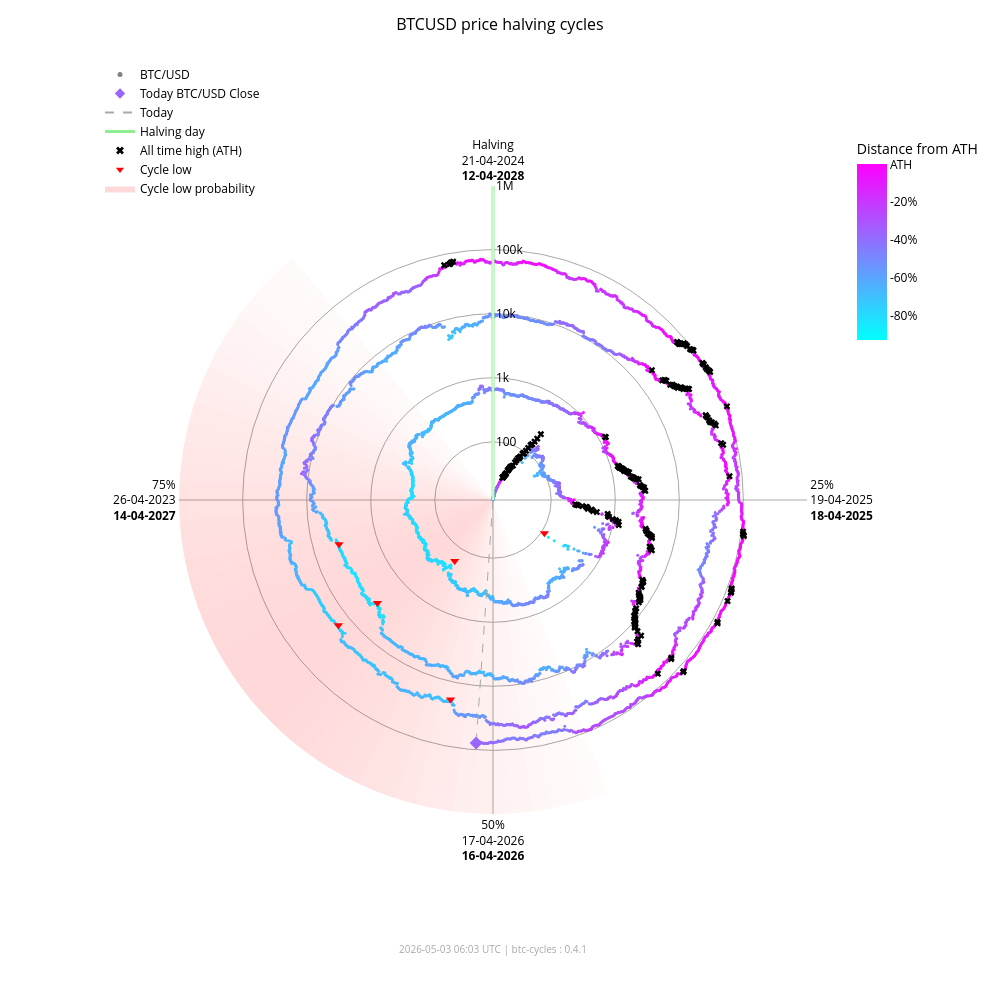

The notebook cell this image was saved under:
### Markdown cell above
### Interactive chart (plotly)

### Code cell
fig_interactive = btc.plot(
    kind="interactive",
    from_date="2012-11-28",
)
# plotly config for interactivity
config = {"scrollZoom": True, "displayModeBar": True}
# display in notebook
fig_interactive.show(config=config)

### Figure 1 — Plotly figure (JSON) as saved in the notebook; plotly's stock layout.template omitted (floating-point values rounded to 4 significant figures; data arrays with more than 128 entries replaced by an {"elided": "..."} marker saying what was removed)
{"data": [{"fill": "toself", "fillcolor": "rgba(255,0,0,0.017168280509461755)", "hoverinfo": "skip", "line": {"width": 0}, "mode": "lines", "r": [12.35, 1000000, 1000000, 12.35, 12.35], "showlegend": false, "theta": [158.4, 158.4, 162.0, 162.0, 158.4], "type": "scatterpolar"}, {"fill": "toself", "fillcolor": "rgba(255,0,0,0.022114794501891175)", "hoverinfo": "skip", "line": {"width": 0}, "mode": "lines", "r": [12.35, 1000000, 1000000, 12.35, 12.35], "showlegend": false, "theta": [162.0, 162.0, 165.6, 165.6, 162.0], "type": "scatterpolar"}, {"fill": "toself", "fillcolor": "rgba(255,0,0,0.02790404259511669)", "hoverinfo": "skip", "line": {"width": 0}, "mode": "lines", "r": [12.35, 1000000, 1000000, 12.35, 12.35], "showlegend": false, "theta": [165.6, 165.6, 169.2, 169.2, 165.6], "type": "scatterpolar"}, {"fill": "toself", "fillcolor": "rgba(255,0,0,0.034518294852420334)", "hoverinfo": "skip", "line": {"width": 0}, "mode": "lines", "r": [12.35, 1000000, 1000000, 12.35, 12.35], "showlegend": false, "theta": [169.2, 169.2, 172.8, 172.8, 169.2], "type": "scatterpolar"}, {"fill": "toself", "fillcolor": "rgba(255,0,0,0.041901979682821514)", "hoverinfo": "skip", "line": {"width": 0}, "mode": "lines", "r": [12.35, 1000000, 1000000, 12.35, 12.35], "showlegend": false, "theta": [172.8, 172.8, 176.4, 176.4, 172.8], "type": "scatterpolar"}, {"fill": "toself", "fillcolor": "rgba(255,0,0,0.04996405861294358)", "hoverinfo": "skip", "line": {"width": 0}, "mode": "lines", "r": [12.35, 1000000, 1000000, 12.35, 12.35], "showlegend": false, "theta": [176.4, 176.4, 180.0, 180.0, 176.4], "type": "scatterpolar"}, {"fill": "toself", "fillcolor": "rgba(255,0,0,0.05858349692240514)", "hoverinfo": "skip", "line": {"width": 0}, "mode": "lines", "r": [12.35, 1000000, 1000000, 12.35, 12.35], "showlegend": false, "theta": [180.0, 180.0, 183.6, 183.6, 180.0], "type": "scatterpolar"}, {"fill": "toself", "fillcolor": "rgba(255,0,0,0.06761662035375064)", "hoverinfo": "skip", "line": {"width": 0}, "mode": "lines", "r": [12.35, 1000000, 1000000, 12.35, 12.35], "showlegend": false, "theta": [183.6, 183.6, 187.2, 187.2, 183.6], "type": "scatterpolar"}, {"fill": "toself", "fillcolor": "rgba(255,0,0,0.07690481219944661)", "hoverinfo": "skip", "line": {"width": 0}, "mode": "lines", "r": [12.35, 1000000, 1000000, 12.35, 12.35], "showlegend": false, "theta": [187.2, 187.2, 190.8, 190.8, 187.2], "type": "scatterpolar"}, {"fill": "toself", "fillcolor": "rgba(255,0,0,0.08628112000611096)", "hoverinfo": "skip", "line": {"width": 0}, "mode": "lines", "r": [12.35, 1000000, 1000000, 12.35, 12.35], "showlegend": false, "theta": [190.8, 190.8, 194.4, 194.4, 190.8], "type": "scatterpolar"}, {"fill": "toself", "fillcolor": "rgba(255,0,0,0.09557490841018089)", "hoverinfo": "skip", "line": {"width": 0}, "mode": "lines", "r": [12.35, 1000000, 1000000, 12.35, 12.35], "showlegend": false, "theta": [194.4, 194.4, 198.0, 198.0, 194.4], "type": "scatterpolar"}, {"fill": "toself", "fillcolor": "rgba(255,0,0,0.10461455782963762)", "hoverinfo": "skip", "line": {"width": 0}, "mode": "lines", "r": [12.35, 1000000, 1000000, 12.35, 12.35], "showlegend": false, "theta": [198.0, 198.0, 201.6, 201.6, 198.0], "type": "scatterpolar"}, {"fill": "toself", "fillcolor": "rgba(255,0,0,0.11322908719652829)", "hoverinfo": "skip", "line": {"width": 0}, "mode": "lines", "r": [12.35, 1000000, 1000000, 12.35, 12.35], "showlegend": false, "theta": [201.6, 201.6, 205.2, 205.2, 201.6], "type": "scatterpolar"}, {"fill": "toself", "fillcolor": "rgba(255,0,0,0.12125015337052986)", "hoverinfo": "skip", "line": {"width": 0}, "mode": "lines", "r": [12.35, 1000000, 1000000, 12.35, 12.35], "showlegend": false, "theta": [205.2, 205.2, 208.8, 208.8, 205.2], "type": "scatterpolar"}, {"fill": "toself", "fillcolor": "rgba(255,0,0,0.12851590515331976)", "hoverinfo": "skip", "line": {"width": 0}, "mode": "lines", "r": [12.35, 1000000, 1000000, 12.35, 12.35], "showlegend": false, "theta": [208.8, 208.8, 212.4, 212.4, 208.8], "type": "scatterpolar"}, {"fill": "toself", "fillcolor": "rgba(255,0,0,0.13487757461161184)", "hoverinfo": "skip", "line": {"width": 0}, "mode": "lines", "r": [12.35, 1000000, 1000000, 12.35, 12.35], "showlegend": false, "theta": [212.4, 212.4, 216.0, 216.0, 212.4], "type": "scatterpolar"}, {"fill": "toself", "fillcolor": "rgba(255,0,0,0.14020862181849592)", "hoverinfo": "skip", "line": {"width": 0}, "mode": "lines", "r": [12.35, 1000000, 1000000, 12.35, 12.35], "showlegend": false, "theta": [216.0, 216.0, 219.6, 219.6, 216.0], "type": "scatterpolar"}, {"fill": "toself", "fillcolor": "rgba(255,0,0,0.14441504950654527)", "hoverinfo": "skip", "line": {"width": 0}, "mode": "lines", "r": [12.35, 1000000, 1000000, 12.35, 12.35], "showlegend": false, "theta": [219.6, 219.6, 223.2, 223.2, 219.6], "type": "scatterpolar"}, {"fill": "toself", "fillcolor": "rgba(255,0,0,0.14744459351271713)", "hoverinfo": "skip", "line": {"width": 0}, "mode": "lines", "r": [12.35, 1000000, 1000000, 12.35, 12.35], "showlegend": false, "theta": [223.2, 223.2, 226.8, 226.8, 223.2], "type": "scatterpolar"}, {"fill": "toself", "fillcolor": "rgba(255,0,0,0.14929223192296423)", "hoverinfo": "skip", "line": {"width": 0}, "mode": "lines", "r": [12.35, 1000000, 1000000, 12.35, 12.35], "showlegend": false, "theta": [226.8, 226.8, 230.4, 230.4, 226.8], "type": "scatterpolar"}, {"fill": "toself", "fillcolor": "rgba(255,0,0,0.15)", "hoverinfo": "skip", "line": {"width": 0}, "mode": "lines", "r": [12.35, 1000000, 1000000, 12.35, 12.35], "showlegend": false, "theta": [230.4, 230.4, 234.0, 234.0, 230.4], "type": "scatterpolar"}, {"fill": "toself", "fillcolor": "rgba(255,0,0,0.14965033825231114)", "hoverinfo": "skip", "line": {"width": 0}, "mode": "lines", "r": [12.35, 1000000, 1000000, 12.35, 12.35], "showlegend": false, "theta": [234.0, 234.0, 237.6, 237.6, 234.0], "type": "scatterpolar"}, {"fill": "toself", "fillcolor": "rgba(255,0,0,0.14835378057909807)", "hoverinfo": "skip", "line": {"width": 0}, "mode": "lines", "r": [12.35, 1000000, 1000000, 12.35, 12.35], "showlegend": false, "theta": [237.6, 237.6, 241.2, 241.2, 237.6], "type": "scatterpolar"}, {"fill": "toself", "fillcolor": "rgba(255,0,0,0.14623322283554635)", "hoverinfo": "skip", "line": {"width": 0}, "mode": "lines", "r": [12.35, 1000000, 1000000, 12.35, 12.35], "showlegend": false, "theta": [241.2, 241.2, 244.8, 244.8, 241.2], "type": "scatterpolar"}, {"fill": "toself", "fillcolor": "rgba(255,0,0,0.1434078538226231)", "hoverinfo": "skip", "line": {"width": 0}, "mode": "lines", "r": [12.35, 1000000, 1000000, 12.35, 12.35], "showlegend": false, "theta": [244.8, 244.8, 248.4, 248.4, 244.8], "type": "scatterpolar"}, {"fill": "toself", "fillcolor": "rgba(255,0,0,0.13997983179373427)", "hoverinfo": "skip", "line": {"width": 0}, "mode": "lines", "r": [12.35, 1000000, 1000000, 12.35, 12.35], "showlegend": false, "theta": [248.4, 248.4, 252.0, 252.0, 248.4], "type": "scatterpolar"}, {"fill": "toself", "fillcolor": "rgba(255,0,0,0.13602598258454268)", "hoverinfo": "skip", "line": {"width": 0}, "mode": "lines", "r": [12.35, 1000000, 1000000, 12.35, 12.35], "showlegend": false, "theta": [252.0, 252.0, 255.6, 255.6, 252.0], "type": "scatterpolar"}, {"fill": "toself", "fillcolor": "rgba(255,0,0,0.13159547355344953)", "hoverinfo": "skip", "line": {"width": 0}, "mode": "lines", "r": [12.35, 1000000, 1000000, 12.35, 12.35], "showlegend": false, "theta": [255.6, 255.6, 259.2, 259.2, 255.6], "type": "scatterpolar"}, {"fill": "toself", "fillcolor": "rgba(255,0,0,0.12671301775492697)", "hoverinfo": "skip", "line": {"width": 0}, "mode": "lines", "r": [12.35, 1000000, 1000000, 12.35, 12.35], "showlegend": false, "theta": [259.2, 259.2, 262.8, 262.8, 259.2], "type": "scatterpolar"}, {"fill": "toself", "fillcolor": "rgba(255,0,0,0.12138610149219965)", "hoverinfo": "skip", "line": {"width": 0}, "mode": "lines", "r": [12.35, 1000000, 1000000, 12.35, 12.35], "showlegend": false, "theta": [262.8, 262.8, 266.4, 266.4, 262.8], "type": "scatterpolar"}, {"fill": "toself", "fillcolor": "rgba(255,0,0,0.1156142551644921)", "hoverinfo": "skip", "line": {"width": 0}, "mode": "lines", "r": [12.35, 1000000, 1000000, 12.35, 12.35], "showlegend": false, "theta": [266.4, 266.4, 270.0, 270.0, 266.4], "type": "scatterpolar"}, {"fill": "toself", "fillcolor": "rgba(255,0,0,0.10939851441251548)", "hoverinfo": "skip", "line": {"width": 0}, "mode": "lines", "r": [12.35, 1000000, 1000000, 12.35, 12.35], "showlegend": false, "theta": [270.0, 270.0, 273.6, 273.6, 270.0], "type": "scatterpolar"}, {"fill": "toself", "fillcolor": "rgba(255,0,0,0.10274974912946185)", "hoverinfo": "skip", "line": {"width": 0}, "mode": "lines", "r": [12.35, 1000000, 1000000, 12.35, 12.35], "showlegend": false, "theta": [273.6, 273.6, 277.2, 277.2, 273.6], "type": "scatterpolar"}, {"fill": "toself", "fillcolor": "rgba(255,0,0,0.09569517349791425)", "hoverinfo": "skip", "line": {"width": 0}, "mode": "lines", "r": [12.35, 1000000, 1000000, 12.35, 12.35], "showlegend": false, "theta": [277.2, 277.2, 280.8, 280.8, 277.2], "type": "scatterpolar"}, {"fill": "toself", "fillcolor": "rgba(255,0,0,0.08828282625646727)", "hoverinfo": "skip", "line": {"width": 0}, "mode": "lines", "r": [12.35, 1000000, 1000000, 12.35, 12.35], "showlegend": false, "theta": [280.8, 280.8, 284.4, 284.4, 280.8], "type": "scatterpolar"}, {"fill": "toself", "fillcolor": "rgba(255,0,0,0.08058400018765345)", "hoverinfo": "skip", "line": {"width": 0}, "mode": "lines", "r": [12.35, 1000000, 1000000, 12.35, 12.35], "showlegend": false, "theta": [284.4, 284.4, 288.0, 288.0, 284.4], "type": "scatterpolar"}, {"fill": "toself", "fillcolor": "rgba(255,0,0,0.07269354608292704)", "hoverinfo": "skip", "line": {"width": 0}, "mode": "lines", "r": [12.35, 1000000, 1000000, 12.35, 12.35], "showlegend": false, "theta": [288.0, 288.0, 291.6, 291.6, 288.0], "type": "scatterpolar"}, {"fill": "toself", "fillcolor": "rgba(255,0,0,0.06472784449068783)", "hoverinfo": "skip", "line": {"width": 0}, "mode": "lines", "r": [12.35, 1000000, 1000000, 12.35, 12.35], "showlegend": false, "theta": [291.6, 291.6, 295.2, 295.2, 291.6], "type": "scatterpolar"}, {"fill": "toself", "fillcolor": "rgba(255,0,0,0.05682021976743955)", "hoverinfo": "skip", "line": {"width": 0}, "mode": "lines", "r": [12.35, 1000000, 1000000, 12.35, 12.35], "showlegend": false, "theta": [295.2, 295.2, 298.8, 298.8, 295.2], "type": "scatterpolar"}, {"fill": "toself", "fillcolor": "rgba(255,0,0,0.04911378436707333)", "hoverinfo": "skip", "line": {"width": 0}, "mode": "lines", "r": [12.35, 1000000, 1000000, 12.35, 12.35], "showlegend": false, "theta": [298.8, 298.8, 302.4, 302.4, 298.8], "type": "scatterpolar"}, {"fill": "toself", "fillcolor": "rgba(255,0,0,0.04175213714896469)", "hoverinfo": "skip", "line": {"width": 0}, "mode": "lines", "r": [12.35, 1000000, 1000000, 12.35, 12.35], "showlegend": false, "theta": [302.4, 302.4, 306.0, 306.0, 302.4], "type": "scatterpolar"}, {"fill": "toself", "fillcolor": "rgba(255,0,0,0.034868865657538876)", "hoverinfo": "skip", "line": {"width": 0}, "mode": "lines", "r": [12.35, 1000000, 1000000, 12.35, 12.35], "showlegend": false, "theta": [306.0, 306.0, 309.6, 309.6, 306.0], "type": "scatterpolar"}, {"fill": "toself", "fillcolor": "rgba(255,0,0,0.02857722515334582)", "hoverinfo": "skip", "line": {"width": 0}, "mode": "lines", "r": [12.35, 1000000, 1000000, 12.35, 12.35], "showlegend": false, "theta": [309.6, 309.6, 313.2, 313.2, 309.6], "type": "scatterpolar"}, {"fill": "toself", "fillcolor": "rgba(255,0,0,0.022961515313555197)", "hoverinfo": "skip", "line": {"width": 0}, "mode": "lines", "r": [12.35, 1000000, 1000000, 12.35, 12.35], "showlegend": false, "theta": [313.2, 313.2, 316.8, 316.8, 313.2], "type": "scatterpolar"}, {"fill": "toself", "fillcolor": "rgba(255,0,0,0.01807146942917362)", "hoverinfo": "skip", "line": {"width": 0}, "mode": "lines", "r": [12.35, 1000000, 1000000, 12.35, 12.35], "showlegend": false, "theta": [316.8, 316.8, 320.4, 320.4, 316.8], "type": "scatterpolar"}, {"hoverinfo": "text", "marker": {"color": {"elided": "4905 str values"}, "size": 3}, "mode": "markers", "r": {"elided": "4905 float values"}, "showlegend": false, "text": {"elided": "4905 str values"}, "theta": {"elided": "4905 float values"}, "type": "scatterpolar"}, {"hoverinfo": "skip", "line": {"color": "lightgreen", "width": 3}, "mode": "lines", "r": [12.35, 1000000], "showlegend": false, "theta": [0, 0], "type": "scatterpolar"}, {"hoverinfo": "skip", "line": {"color": "darkgrey", "dash": "dash", "width": 1}, "mode": "lines", "r": [12.35, 78200.0], "showlegend": false, "theta": [184.0, 184.0], "type": "scatterpolar"}, {"hoverinfo": "text", "marker": {"color": "#9966ff", "size": 10, "symbol": "diamond"}, "mode": "markers", "r": [78200.0], "showlegend": false, "text": ["Today<br>Date: 2026-05-03<br>Price: $78,201.31"], "theta": [184.0], "type": "scatterpolar"}, {"hoverinfo": "text", "marker": {"color": "black", "size": 6, "symbol": "x"}, "mode": "markers", "r": {"elided": "195 float values"}, "showlegend": false, "text": {"elided": "195 str values"}, "theta": {"elided": "195 float values"}, "type": "scatterpolar"}, {"hoverinfo": "text", "marker": {"color": "red", "size": 8, "symbol": "triangle-down"}, "mode": "markers", "r": [111.6, 164.9, 3233.0, 3925.0, 18950.0, 15760.0], "showlegend": false, "text": ["Cycle Low<br>Date: 2014-02-21<br>Price: $111.56<br>ATH distance: -91.0%", "Cycle Low<br>Date: 2015-01-14<br>Price: $164.92<br>ATH distance: -86.7%", "Cycle Low<br>Date: 2018-12-15<br>Price: $3,232.51<br>ATH distance: -83.3%", "Cycle Low<br>Date: 2019-03-25<br>Price: $3,924.55<br>ATH distance: -79.7%", "Cycle Low<br>Date: 2022-06-18<br>Price: $18,954.25<br>ATH distance: -71.9%", "Cycle Low<br>Date: 2022-11-21<br>Price: $15,760.19<br>ATH distance: -76.7%"], "theta": [122.8, 212.1, 228.3, 254.0, 192.0, 231.0], "type": "scatterpolar"}, {"marker": {"color": "grey", "size": 5}, "mode": "markers", "name": "BTC/USD", "r": [null], "theta": [null], "type": "scatterpolar"}, {"marker": {"color": "#9966ff", "size": 8, "symbol": "diamond"}, "mode": "markers", "name": "Today BTC/USD Close", "r": [null], "theta": [null], "type": "scatterpolar"}, {"line": {"color": "darkgrey", "dash": "dash"}, "mode": "lines", "name": "Today", "r": [null], "theta": [null], "type": "scatterpolar"}, {"line": {"color": "lightgreen", "width": 3}, "mode": "lines", "name": "Halving day", "r": [null], "theta": [null], "type": "scatterpolar"}, {"marker": {"color": "black", "size": 7, "symbol": "x"}, "mode": "markers", "name": "All time high (ATH)", "r": [null], "theta": [null], "type": "scatterpolar"}, {"marker": {"color": "red", "size": 7, "symbol": "triangle-down"}, "mode": "markers", "name": "Cycle low", "r": [null], "theta": [null], "type": "scatterpolar"}, {"fill": "toself", "fillcolor": "rgba(255,0,0,0.15)", "line": {"width": 0}, "mode": "lines", "name": "Cycle low probability", "r": [null], "theta": [null], "type": "scatterpolar"}, {"hoverinfo": "skip", "marker": {"cmax": 0, "cmin": -0.9307, "color": [0], "colorbar": {"len": 0.25, "ticktext": ["ATH", "-20%", "-40%", "-60%", "-80%", "-100%"], "tickvals": [0, -0.2, -0.4, -0.6, -0.8, -1.0], "title": {"text": "Distance from ATH"}, "x": 0.95, "y": 0.92, "yanchor": "top"}, "colorscale": {"elided": "256x2 mixed values"}, "showscale": true, "size": 0}, "mode": "markers", "r": [null], "showlegend": false, "theta": [null], "type": "scatterpolar"}], "layout": {"annotations": [{"font": {"color": "darkgrey", "size": 10}, "showarrow": false, "text": "2026-05-03 06:03 UTC | btc-cycles : 0.4.1", "x": 0.5, "xref": "paper", "y": -0.02, "yref": "paper"}], "font": {"color": "black"}, "height": 1000, "legend": {"bgcolor": "rgba(0,0,0,0)", "font": {"color": "black"}, "x": 0.0, "y": 1.0}, "margin": {"b": 60, "l": 100, "r": 80, "t": 60}, "paper_bgcolor": "white", "plot_bgcolor": "white", "polar": {"angularaxis": {"color": "black", "direction": "clockwise", "gridcolor": "darkgrey", "rotation": 90, "ticktext": ["Halving<br>21-04-2024<br><b>12-04-2028</b>", "25%<br>19-04-2025<br><b>18-04-2025</b>", "50%<br>17-04-2026<br><b>16-04-2026</b>", "75%<br>26-04-2023<br><b>14-04-2027</b>"], "tickvals": [0, 90, 180, 270]}, "bgcolor": "white", "domain": {"x": [0.1, 0.9], "y": [0.05, 0.95]}, "radialaxis": {"angle": 90, "color": "black", "gridcolor": "darkgrey", "range": [1.092, 6.0], "tickangle": 90, "ticktext": ["100", "1k", "10k", "100k", "1M"], "tickvals": [100, 1000, 10000, 100000, 1000000], "type": "log"}}, "title": {"font": {"color": "black", "size": 16}, "text": "BTCUSD price halving cycles", "x": 0.5}, "width": 1000}}
